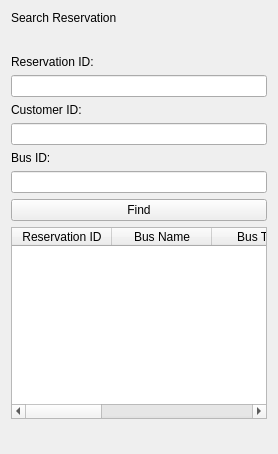
             <widget class="QWidget" name="SearchBusPage_2">
              <layout class="QVBoxLayout" name="verticalLayout_42">
               <item>
                <widget class="QLabel" name="label_85">
                 <property name="text">
                  <string>Search Reservation</string>
                 </property>
                </widget>
               </item>
               <item>
                <spacer name="verticalSpacer_49">
                 <property name="orientation">
                  <enum>Qt::Vertical</enum>
                 </property>
                 <property name="sizeHint" stdset="0">
                  <size>
                   <width>20</width>
                   <height>24</height>
                  </size>
                 </property>
                </spacer>
               </item>
               <item>
                <widget class="QLabel" name="label_86">
                 <property name="text">
                  <string>Reservation ID:</string>
                 </property>
                </widget>
               </item>
               <item>
                <widget class="QLineEdit" name="lineEdit_40"/>
               </item>
               <item>
                <widget class="QLabel" name="label_87">
                 <property name="text">
                  <string>Customer ID:</string>
                 </property>
                </widget>
               </item>
               <item>
                <widget class="QLineEdit" name="lineEdit_41"/>
               </item>
               <item>
                <widget class="QLabel" name="label_88">
                 <property name="text">
                  <string>Bus ID:</string>
                 </property>
                </widget>
               </item>
               <item>
                <widget class="QLineEdit" name="lineEdit_42"/>
               </item>
               <item>
                <widget class="QPushButton" name="pushButton_60">
                 <property name="text">
                  <string>Find</string>
                 </property>
                </widget>
               </item>
               <item>
                <widget class="QTableWidget" name="tableWidget_12">
                 <attribute name="horizontalHeaderStretchLastSection">
                  <bool>true</bool>
                 </attribute>
                 <column>
                  <property name="text">
                   <string>Reservation ID</string>
                  </property>
                 </column>
                 <column>
                  <property name="text">
                   <string>Bus Name</string>
                  </property>
                 </column>
                 <column>
                  <property name="text">
                   <string>Bus Type</string>
                  </property>
                 </column>
                 <column>
                  <property name="text">
                   <string>Driver Name</string>
                  </property>
                 </column>
                 <column>
                  <property name="text">
                   <string>Customer Name</string>
                  </property>
                 </column>
                 <column>
                  <property name="text">
                   <string>Customer Phone Number</string>
                  </property>
                 </column>
                </widget>
               </item>
               <item>
                <spacer name="verticalSpacer_50">
                 <property name="orientation">
                  <enum>Qt::Vertical</enum>
                 </property>
                 <property name="sizeHint" stdset="0">
                  <size>
                   <width>20</width>
                   <height>24</height>
                  </size>
                 </property>
                </spacer>
               </item>
              </layout>
             </widget>
